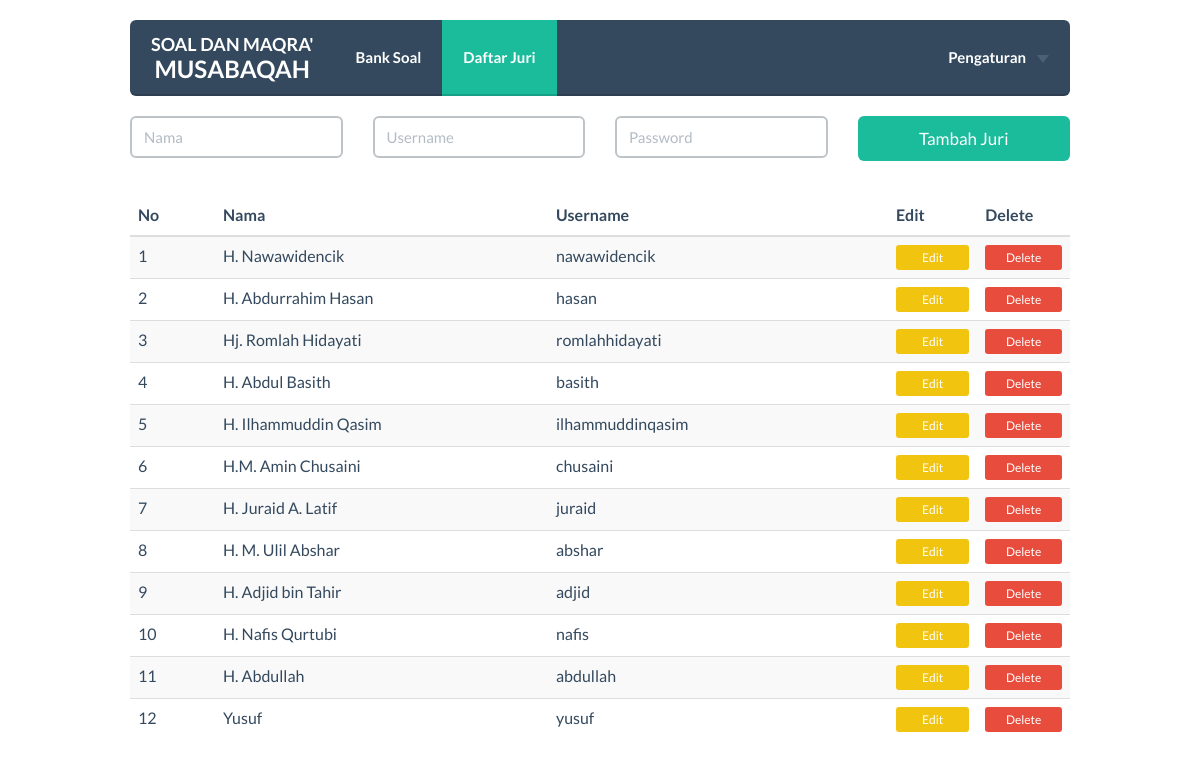
The page /adminmtqubum/juri.php?edit=25 (signed in) on the database its author committed.
### tables this page shows
CREATE TABLE `user` (
  `id` int(11) NOT NULL,
  `username` varchar(100) NOT NULL,
  `password` varchar(100) NOT NULL,
  `nama` varchar(100) NOT NULL
);

### adminmtqubum/juri.php (the view, shortened to what this page needs)
<?php
include "../koneksi.php";
?>
<html lang="en">
    <head>
        <link href="../dist/css/vendor/bootstrap/css/bootstrap.min.css" rel="stylesheet">
        <link rel="stylesheet" type="text/css" href="../js/sweetalert.css">
        <link href="../dist/css/flat-ui.css" rel="stylesheet">
        <link href="../docs/assets/css/demo.css" rel="stylesheet">
    </head>
    <body>
        <div class="container">
            <nav class="navbar navbar-inverse navbar-lg navbar-embossed" role="navigation">
                <div class="navbar-header">
                    <a class="navbar-brand" style="padding-top: 15px; line-height: 1.15; text-align: center" href="#"><font size=4> SOAL DAN MAQRA'</font><br> MUSABAQAH</a>
                </div>
                <div class="collapse navbar-collapse" id="navbar-collapse-8">
                    <ul class="nav navbar-nav">
                        <li><a href="index.php">Bank Soal</a></li>
                        <li class="active"><a href="juri.php">Daftar Juri</a></li>
                    </ul>
                    <ul class="nav navbar-nav navbar-right">
                        <li class="dropdown">
                            <a href="#" class="dropdown-toggle" data-toggle="dropdown">Pengaturan <b class="caret"></b></a>
                        </li>
                    </ul>
                </div>
            </nav>
            <form action="juri.php" method="POST">
                <div class="row">
                    <div class="col-xs-3">
                        <div class="form-group">
                            <input type="text" name="nama" placeholder="Nama" class="form-control" required/>
                        </div>
                    </div>
                    <div class="col-xs-3">
                        <div class="form-group">
                            <input type="text" name="username" placeholder="Username" class="form-control" required/>
                        </div>
                    </div>
                    <div class="col-xs-3">
                        <div class="form-group">
                            <input type="password" name="password" placeholder="Password" class="form-control" required/>
                        </div>
                    </div>
                    <div class="col-xs-3">
                        <button class="btn btn-block btn-lg btn-primary">Tambah Juri</button>
                    </div>
                </div></form>
            <div class="table-responsive">
                <table class="table table-striped">
                    <?php
                    $query_mysql = mysqli_query($koneksi, "SELECT * FROM user") or die(mysqli_error($koneksi));
                    $nomor = 1;
                    if (mysqli_num_rows($query_mysql) == 0) {
                        echo "<tr><td>Tidak ada juri yang terdaftar saat ini</td></tr>";
                    } else {
                        echo "<thead><tr>
                            <th width='100px'>No</th>
                            <th width='400px'>Nama</th>
                            <th width='400px'>Username</th>
                            <th width='100px'>Edit</th>
                            <th width='100px'>Delete</th>
                        </tr></thead><tbody>";
                        while ($data = mysqli_fetch_array($query_mysql)) {
                            echo "<tr><td>$nomor</td>";
                            echo "<td>" . $data['nama'] . "</td>";
                            echo "<td>" . $data['username'] . "</td>";
                            echo "<td><a href='juri.php?edit=" . $data['id'] . "#popup' class='btn btn-warning btn-xs btn-block'>Edit</a>" . "</td>";
                            echo "<td><button onclick='konfirmasi(" . $data['id'] . ");' class='btn btn-danger btn-xs btn-block'>Delete</button>" . "</td></tr>";
                            $nomor++;
                        }
                    }
                    ?>
                    </tbody>
                </table>
            </div>
    </body>

### docs/assets/css/demo.css (style rules this page uses)
.container { width: 970px !important; }

### adminmtqubum/juri.php (style rules this page uses)
body { padding-bottom: 20px; padding-top: 20px; }
.navbar { margin-bottom: 20px; }

### rows shown on the page
user: nama "H. Nawawidencik", username "nawawidencik"
user: nama "H. Abdurrahim Hasan", username "hasan"
user: nama "Hj. Romlah Hidayati", username "romlahhidayati"
user: nama "H. Abdul Basith", username "basith"
user: nama "H. Ilhammuddin Qasim", username "ilhammuddinqasim"
user: nama "H.M. Amin Chusaini", username "chusaini"
user: nama "H. Juraid A. Latif", username "juraid"
user: nama "H. M. Ulil Abshar", username "abshar"
user: nama "H. Adjid bin Tahir", username "adjid"
user: nama "H. Nafis Qurtubi", username "nafis"
user: nama "H. Abdullah", username "abdullah"
user: nama "Yusuf", username "yusuf"
